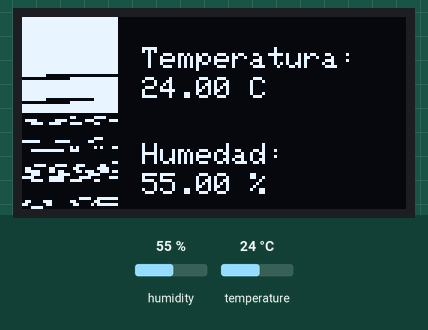
Bench run of a sketch on a simulated Arduino Uno, built with avr-gcc and run on an emulated ATmega328P. On the bench: 128×64 one-colour display. Inputs (shaded band) come from the test bench; at power-on: humidity 55 %, temperature 24 °C.

Above: at 1.2 s.
1.3 s: humidity set to 22 %
At 3.1 s:
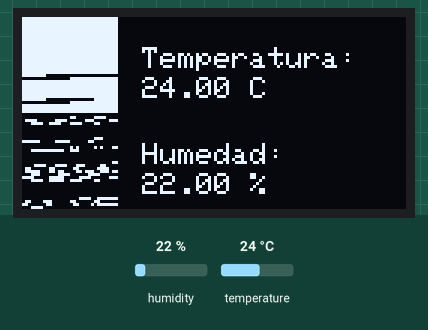
4.1 s: temperature set to 12 °C
At 5.6 s:
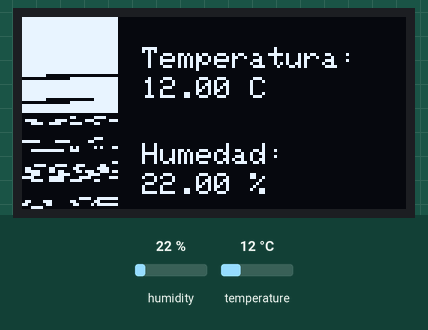
6.9 s: humidity set to 40 %
At 9.4 s:
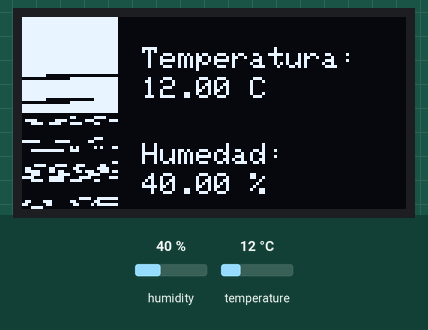
9.8 s: temperature set to 19 °C
Timing chart, 0 to 12.8 s (numbered marks = the images above; inputs shaded):
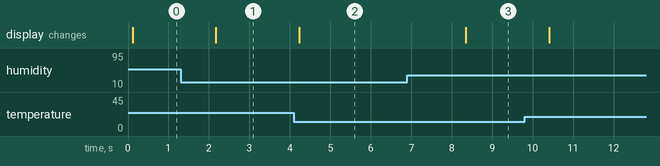

Measured:
- after the input at 1.3 s, the display: changes after 0.87 s (image 1)
- after the input at 4.1 s, the display: changes after 0.13 s (image 2)
- after the input at 6.9 s, the display: changes after 1.4 s (image 3)

The sketch:

Programa2_SensorTemperaturaHumedad.ino
```cpp
#include <Wire.h>
#include <Adafruit_GFX.h>
#include <Adafruit_SSD1306.h>
#include <DHT.h>

#define SCREEN_WIDTH 128
#define SCREEN_HEIGHT 64

#define SCREEN_ADDRESS 0x3C
Adafruit_SSD1306 display(SCREEN_WIDTH, SCREEN_HEIGHT, &Wire, -1);

// Imagen del termómetro (32x32)
const uint8_t PROGMEM termometro[] = {
0xffffffff, 0xffffffff, 0xffffffff, 0xffffffff, 0xffffffff, 0xffffffff, 0xffffffff, 0xffffffff, 0xffffffff, 0xffffffff, 0xffffffff, 0xffffffff, 0xffffffff, 0xffffffff, 0xffffffff, 0xffffffff, 0xffffffff, 0xffffffff, 0xffffffff, 0xffffffff, 0xffffffff, 0xffffffff, 0xffffffff, 0xffffffff, 0xffffffff, 0xffffffff, 0xffffffff, 0xffffffff, 0xffffffff, 0xffffffff, 0xffffffff, 0xffffffff,
    0xffffffff, 0xffffffff, 0xffffffff, 0xffffffff, 0xffffffff, 0xffffffff, 0xffffffff, 0xffffffff, 0xffffffff, 0xffffffff, 0xffffffff, 0xffffffff, 0xffffffff, 0xffffffff, 0xffffffff, 0xffffffff, 0xffffffff, 0xffffffff, 0xffffffff, 0xffffffff, 0xffffffff, 0xffffffff, 0xffffffff, 0xffffffff, 0xffffffff, 0xffffffff, 0xffffffff, 0xffffffff, 0xffffffff, 0xffffffff, 0xffffffff, 0xffffffff,
    0xffffffff, 0xffffffff, 0xffffffff, 0xffffffff, 0xffffffff, 0xffffffff, 0xffffffff, 0xffffffff, 0xffffffff, 0xffffffff, 0xffffffff, 0xffffffff, 0xffffffff, 0xff000000, 0xff000000, 0xff000000, 0xff000000, 0xff000000, 0xffffffff, 0xffffffff, 0xffffffff, 0xffffffff, 0xffffffff, 0xffffffff, 0xffffffff, 0xffffffff, 0xffffffff, 0xffffffff, 0xffffffff, 0xffffffff, 0xffffffff, 0xffffffff,
    0xffffffff, 0xffffffff, 0xffffffff, 0xffffffff, 0xffffffff, 0xffffffff, 0xffffffff, 0xffffffff, 0xffffffff, 0xffffffff, 0xffffffff, 0xffffffff, 0xffffffff, 0xff000000, 0xff000000, 0xffffffff, 0xff000000, 0xff000000, 0xffffffff, 0xffffffff, 0xffffffff, 0xffffffff, 0xffffffff, 0xffffffff, 0xffffffff, 0xffffffff, 0xffffffff, 0xffffffff, 0xffffffff, 0xffffffff, 0xffffffff, 0xffffffff,
    0xffffffff, 0xffffffff, 0xffffffff, 0xffffffff, 0xffffffff, 0xffffffff, 0xffffffff, 0xffffffff, 0xffffffff, 0xffffffff, 0xffffffff, 0xffffffff, 0xffffffff, 0xff000000, 0xffffffff, 0xffffffff, 0xffffffff, 0xff000000, 0xffffffff, 0xff000000, 0xff000000, 0xff000000, 0xff000000, 0xff000000, 0xff000000, 0xff000000, 0xff000000, 0xffffffff, 0xffffffff, 0xffffffff, 0xffffffff, 0xffffffff,
    0xffffffff, 0xffffffff, 0xffffffff, 0xffffffff, 0xffffffff, 0xffffffff, 0xffffffff, 0xffffffff, 0xffffffff, 0xffffffff, 0xffffffff, 0xffffffff, 0xffffffff, 0xff000000, 0xffffffff, 0xffffffff, 0xffffffff, 0xff000000, 0xffffffff, 0xffffffff, 0xffffffff, 0xffffffff, 0xffffffff, 0xffffffff, 0xffffffff, 0xffffffff, 0xffffffff, 0xffffffff, 0xffffffff, 0xffffffff, 0xffffffff, 0xffffffff,
    0xffffffff, 0xffffffff, 0xffffffff, 0xffffffff, 0xffffffff, 0xffffffff, 0xffffffff, 0xffffffff, 0xffffffff, 0xffffffff, 0xffffffff, 0xffffffff, 0xffffffff, 0xff000000, 0xffffffff, 0xffffffff, 0xffffffff, 0xff000000, 0xffffffff, 0xff000000, 0xff000000, 0xff000000, 0xff000000, 0xff000000, 0xff000000, 0xff000000, 0xff000000, 0xffffffff, 0xffffffff, 0xffffffff, 0xffffffff, 0xffffffff,
    0xffffffff, 0xffffffff, 0xffffffff, 0xffffffff, 0xffffffff, 0xffffffff, 0xffffffff, 0xffffffff, 0xffffffff, 0xffffffff, 0xffffffff, 0xffffffff, 0xffffffff, 0xff000000, 0xffffffff, 0xff000000, 0xff000000, 0xff000000, 0xffffffff, 0xffffffff, 0xffffffff, 0xffffffff, 0xffffffff, 0xffffffff, 0xffffffff, 0xffffffff, 0xffffffff, 0xffffffff, 0xffffffff, 0xffffffff, 0xffffffff, 0xffffffff,
    0xffffffff, 0xffffffff, 0xffffffff, 0xffffffff, 0xffffffff, 0xffffffff, 0xffffffff, 0xffffffff, 0xffffffff, 0xffffffff, 0xffffffff, 0xffffffff, 0xffffffff, 0xff000000, 0xffffffff, 0xffffffff, 0xffffffff, 0xff000000, 0xffffffff, 0xff000000, 0xff000000, 0xff000000, 0xff000000, 0xff000000, 0xff000000, 0xff000000, 0xff000000, 0xffffffff, 0xffffffff, 0xffffffff, 0xffffffff, 0xffffffff,
    0xffffffff, 0xffffffff, 0xffffffff, 0xffffffff, 0xffffffff, 0xffffffff, 0xffffffff, 0xffffffff, 0xffffffff, 0xffffffff, 0xffffffff, 0xffffffff, 0xffffffff, 0xff000000, 0xffffffff, 0xff000000, 0xff000000, 0xff000000, 0xffffffff, 0xffffffff, 0xffffffff, 0xffffffff, 0xffffffff, 0xffffffff, 0xffffffff, 0xffffffff, 0xffffffff, 0xffffffff, 0xffffffff, 0xffffffff, 0xffffffff, 0xffffffff,
    0xffffffff, 0xffffffff, 0xffffffff, 0xffffffff, 0xffffffff, 0xffffffff, 0xffffffff, 0xffffffff, 0xffffffff, 0xffffffff, 0xffffffff, 0xffffffff, 0xffffffff, 0xff000000, 0xffffffff, 0xffffffff, 0xffffffff, 0xff000000, 0xffffffff, 0xff000000, 0xff000000, 0xff000000, 0xff000000, 0xff000000, 0xff000000, 0xff000000, 0xff000000, 0xffffffff, 0xffffffff, 0xffffffff, 0xffffffff, 0xffffffff,
    0xffffffff, 0xffffffff, 0xffffffff, 0xffffffff, 0xffffffff, 0xff000000, 0xffffffff, 0xffffffff, 0xffffffff, 0xffffffff, 0xffffffff, 0xffffffff, 0xffffffff, 0xff000000, 0xffffffff, 0xff000000, 0xff000000, 0xff000000, 0xffffffff, 0xffffffff, 0xffffffff, 0xffffffff, 0xffffffff, 0xffffffff, 0xffffffff, 0xffffffff, 0xffffffff, 0xffffffff, 0xffffffff, 0xffffffff, 0xffffffff, 0xffffffff,
    0xffffffff, 0xffffffff, 0xffffffff, 0xffffffff, 0xff000000, 0xffffffff, 0xff000000, 0xffffffff, 0xff000000, 0xff000000, 0xff000000, 0xffffffff, 0xffffffff, 0xff000000, 0xffffffff, 0xffffffff, 0xffffffff, 0xff000000, 0xffffffff, 0xffffffff, 0xffffffff, 0xffffffff, 0xffffffff, 0xffffffff, 0xffffffff, 0xffffffff, 0xffffffff, 0xffffffff, 0xffffffff, 0xffffffff, 0xffffffff, 0xffffffff,
    0xffffffff, 0xffffffff, 0xffffffff, 0xffffffff, 0xffffffff, 0xff000000, 0xffffffff, 0xffffffff, 0xff000000, 0xffffffff, 0xffffffff, 0xffffffff, 0xffffffff, 0xff000000, 0xffffffff, 0xffffffff, 0xffffffff, 0xff000000, 0xffffffff, 0xffffffff, 0xffffffff, 0xffffffff, 0xffffffff, 0xffffffff, 0xffffffff, 0xffffffff, 0xffffffff, 0xffffffff, 0xffffffff, 0xffffffff, 0xffffffff, 0xffffffff,
    0xffffffff, 0xffffffff, 0xffffffff, 0xffffffff, 0xffffffff, 0xffffffff, 0xffffffff, 0xffffffff, 0xff000000, 0xffffffff, 0xffffffff, 0xffffffff, 0xffffffff, 0xff000000, 0xffffffff, 0xffffffff, 0xffffffff, 0xff000000, 0xffffffff, 0xffffffff, 0xffffffff, 0xffffffff, 0xffffffff, 0xffffffff, 0xffffffff, 0xffffffff, 0xffffffff, 0xffffffff, 0xffffffff, 0xffffffff, 0xffffffff, 0xffffffff,
    0xffffffff, 0xffffffff, 0xffffffff, 0xffffffff, 0xffffffff, 0xffffffff, 0xffffffff, 0xffffffff, 0xff000000, 0xffffffff, 0xffffffff, 0xffffffff, 0xffffffff, 0xff000000, 0xffffffff, 0xffffffff, 0xffffffff, 0xff000000, 0xffffffff, 0xffffffff, 0xffffffff, 0xffffffff, 0xffffffff, 0xffffffff, 0xffffffff, 0xffffffff, 0xffffffff, 0xffffffff, 0xffffffff, 0xffffffff, 0xffffffff, 0xffffffff,
    0xffffffff, 0xffffffff, 0xffffffff, 0xffffffff, 0xffffffff, 0xffffffff, 0xffffffff, 0xffffffff, 0xff000000, 0xff000000, 0xff000000, 0xffffffff, 0xffffffff, 0xff000000, 0xffffffff, 0xffffffff, 0xffffffff, 0xff000000, 0xffffffff, 0xffffffff, 0xffffffff, 0xffffffff, 0xffffffff, 0xffffffff, 0xffffffff, 0xffffffff, 0xffffffff, 0xffffffff, 0xffffffff, 0xffffffff, 0xffffffff, 0xffffffff,
    0xffffffff, 0xffffffff, 0xffffffff, 0xffffffff, 0xffffffff, 0xffffffff, 0xffffffff, 0xffffffff, 0xffffffff, 0xffffffff, 0xffffffff, 0xffffffff, 0xff000000, 0xffffffff, 0xffffffff, 0xffffffff, 0xffffffff, 0xffffffff, 0xff000000, 0xffffffff, 0xffffffff, 0xff000000, 0xffffffff, 0xffffffff, 0xffffffff, 0xffffffff, 0xffffffff, 0xffffffff, 0xffffffff, 0xffffffff, 0xffffffff, 0xffffffff,
    0xffffffff, 0xffffffff, 0xffffffff, 0xffffffff, 0xffffffff, 0xffffffff, 0xffffffff, 0xffffffff, 0xffffffff, 0xffffffff, 0xffffffff, 0xff000000, 0xffffffff, 0xffffffff, 0xffffffff, 0xffffffff, 0xffffffff, 0xffffffff, 0xffffffff, 0xff000000, 0xffffffff, 0xffffffff, 0xff000000, 0xffffffff, 0xffffffff, 0xffffffff, 0xffffffff, 0xffffffff, 0xffffffff, 0xffffffff, 0xffffffff, 0xffffffff,
    0xffffffff, 0xffffffff, 0xffffffff, 0xffffffff, 0xffffffff, 0xffffffff, 0xffffffff, 0xffffffff, 0xffffffff, 0xffffffff, 0xff000000, 0xffffffff, 0xffffffff, 0xffffffff, 0xff000000, 0xff000000, 0xff000000, 0xffffffff, 0xffffffff, 0xffffffff, 0xff000000, 0xffffffff, 0xffffffff, 0xff000000, 0xffffffff, 0xffffffff, 0xffffffff, 0xffffffff, 0xffffffff, 0xffffffff, 0xffffffff, 0xffffffff,
    0xffffffff, 0xffffffff, 0xffffffff, 0xffffffff, 0xffffffff, 0xffffffff, 0xffffffff, 0xffffffff, 0xffffffff, 0xff000000, 0xffffffff, 0xffffffff, 0xffffffff, 0xff000000, 0xff000000, 0xff000000, 0xff000000, 0xff000000, 0xffffffff, 0xffffffff, 0xffffffff, 0xff000000, 0xffffffff, 0xffffffff, 0xffffffff, 0xffffffff, 0xffffffff, 0xffffffff, 0xffffffff, 0xffffffff, 0xffffffff, 0xffffffff,
    0xffffffff, 0xffffffff, 0xffffffff, 0xffffffff, 0xffffffff, 0xffffffff, 0xffffffff, 0xffffffff, 0xffffffff, 0xff000000, 0xffffffff, 0xffffffff, 0xff000000, 0xff000000, 0xff000000, 0xff000000, 0xff000000, 0xff000000, 0xff000000, 0xffffffff, 0xffffffff, 0xff000000, 0xffffffff, 0xffffffff, 0xffffffff, 0xffffffff, 0xffffffff, 0xffffffff, 0xffffffff, 0xffffffff, 0xffffffff, 0xffffffff,
    0xffffffff, 0xffffffff, 0xffffffff, 0xffffffff, 0xffffffff, 0xffffffff, 0xffffffff, 0xffffffff, 0xffffffff, 0xff000000, 0xffffffff, 0xffffffff, 0xff000000, 0xff000000, 0xff000000, 0xff000000, 0xff000000, 0xff000000, 0xff000000, 0xffffffff, 0xffffffff, 0xff000000, 0xffffffff, 0xffffffff, 0xffffffff, 0xffffffff, 0xffffffff, 0xffffffff, 0xffffffff, 0xffffffff, 0xffffffff, 0xffffffff,
    0xffffffff, 0xffffffff, 0xffffffff, 0xffffffff, 0xffffffff, 0xffffffff, 0xffffffff, 0xffffffff, 0xffffffff, 0xff000000, 0xffffffff, 0xffffffff, 0xff000000, 0xff000000, 0xff000000, 0xff000000, 0xff000000, 0xff000000, 0xff000000, 0xffffffff, 0xffffffff, 0xff000000, 0xffffffff, 0xffffffff, 0xffffffff, 0xffffffff, 0xffffffff, 0xffffffff, 0xffffffff, 0xffffffff, 0xffffffff, 0xffffffff,
    0xffffffff, 0xffffffff, 0xffffffff, 0xffffffff, 0xffffffff, 0xffffffff, 0xffffffff, 0xffffffff, 0xffffffff, 0xff000000, 0xffffffff, 0xffffffff, 0xffffffff, 0xff000000, 0xff000000, 0xff000000, 0xff000000, 0xff000000, 0xffffffff, 0xffffffff, 0xffffffff, 0xff000000, 0xffffffff, 0xffffffff, 0xffffffff, 0xffffffff, 0xffffffff, 0xffffffff, 0xffffffff, 0xffffffff, 0xffffffff, 0xffffffff,
    0xffffffff, 0xffffffff, 0xffffffff, 0xffffffff, 0xffffffff, 0xffffffff, 0xffffffff, 0xffffffff, 0xffffffff, 0xffffffff, 0xff000000, 0xffffffff, 0xffffffff, 0xffffffff, 0xff000000, 0xff000000, 0xff000000, 0xffffffff, 0xffffffff, 0xffffffff, 0xff000000, 0xffffffff, 0xffffffff, 0xffffffff, 0xffffffff, 0xffffffff, 0xffffffff, 0xffffffff, 0xffffffff, 0xffffffff, 0xffffffff, 0xffffffff,
    0xffffffff, 0xffffffff, 0xffffffff, 0xffffffff, 0xffffffff, 0xffffffff, 0xffffffff, 0xffffffff, 0xffffffff, 0xffffffff, 0xffffffff, 0xff000000, 0xffffffff, 0xffffffff, 0xffffffff, 0xffffffff, 0xffffffff, 0xffffffff, 0xffffffff, 0xff000000, 0xffffffff, 0xffffffff, 0xffffffff, 0xffffffff, 0xffffffff, 0xffffffff, 0xffffffff, 0xffffffff, 0xffffffff, 0xffffffff, 0xffffffff, 0xffffffff,
    0xffffffff, 0xffffffff, 0xffffffff, 0xffffffff, 0xffffffff, 0xffffffff, 0xffffffff, 0xffffffff, 0xffffffff, 0xffffffff, 0xffffffff, 0xffffffff, 0xff000000, 0xffffffff, 0xffffffff, 0xffffffff, 0xffffffff, 0xffffffff, 0xff000000, 0xffffffff, 0xffffffff, 0xffffffff, 0xffffffff, 0xffffffff, 0xffffffff, 0xffffffff, 0xffffffff, 0xffffffff, 0xffffffff, 0xffffffff, 0xffffffff, 0xffffffff,
    0xffffffff, 0xffffffff, 0xffffffff, 0xffffffff, 0xffffffff, 0xffffffff, 0xffffffff, 0xffffffff, 0xffffffff, 0xffffffff, 0xffffffff, 0xffffffff, 0xffffffff, 0xff000000, 0xff000000, 0xff000000, 0xff000000, 0xff000000, 0xffffffff, 0xffffffff, 0xffffffff, 0xffffffff, 0xffffffff, 0xffffffff, 0xffffffff, 0xffffffff, 0xffffffff, 0xffffffff, 0xffffffff, 0xffffffff, 0xffffffff, 0xffffffff,
    0xffffffff, 0xffffffff, 0xffffffff, 0xffffffff, 0xffffffff, 0xffffffff, 0xffffffff, 0xffffffff, 0xffffffff, 0xffffffff, 0xffffffff, 0xffffffff, 0xffffffff, 0xffffffff, 0xffffffff, 0xffffffff, 0xffffffff, 0xffffffff, 0xffffffff, 0xffffffff, 0xffffffff, 0xffffffff, 0xffffffff, 0xffffffff, 0xffffffff, 0xffffffff, 0xffffffff, 0xffffffff, 0xffffffff, 0xffffffff, 0xffffffff, 0xffffffff,
    0xffffffff, 0xffffffff, 0xffffffff, 0xffffffff, 0xffffffff, 0xffffffff, 0xffffffff, 0xffffffff, 0xffffffff, 0xffffffff, 0xffffffff, 0xffffffff, 0xffffffff, 0xffffffff, 0xffffffff, 0xffffffff, 0xffffffff, 0xffffffff, 0xffffffff, 0xffffffff, 0xffffffff, 0xffffffff, 0xffffffff, 0xffffffff, 0xffffffff, 0xffffffff, 0xffffffff, 0xffffffff, 0xffffffff, 0xffffffff, 0xffffffff, 0xffffffff,
    0xffffffff, 0xffffffff, 0xffffffff, 0xffffffff, 0xffffffff, 0xffffffff, 0xffffffff, 0xffffffff, 0xffffffff, 0xffffffff, 0xffffffff, 0xffffffff, 0xffffffff, 0xffffffff, 0xffffffff, 0xffffffff, 0xffffffff, 0xffffffff, 0xffffffff, 0xffffffff, 0xffffffff, 0xffffffff, 0xffffffff, 0xffffffff, 0xffffffff, 0xffffffff, 0xffffffff, 0xffffffff, 0xffffffff, 0xffffffff, 0xffffffff, 0xffffffff,
};

// Imagen de la gota (32x32)
const uint8_t PROGMEM gota[] = {
0x00, 0x00, 0x00, 0x00, 0x00, 0x00, 0xC0, 0xF0, 0x78, 0x1E, 0x07, 0x07, 0x1E, 0x78, 0xF0, 0xC0,   // 0x0010 (16) pixels
0x00, 0x00, 0x00, 0x00, 0x00, 0x00, 0x00, 0x00, 0x00, 0x00, 0x00, 0x00, 0x00, 0x00, 0x00, 0x00,   // 0x0020 (32) pixels
0x00, 0x00, 0x00, 0xE0, 0xFC, 0x1F, 0x03, 0x00, 0x00, 0x00, 0x00, 0x00, 0x00, 0x00, 0xA0, 0xA3,   // 0x0030 (48) pixels
0x1F, 0xFC, 0xE0, 0x00, 0x00, 0x00, 0x00, 0x00, 0x00, 0x00, 0x00, 0x00, 0x00, 0x00, 0x00, 0x00,   // 0x0040 (64) pixels
0x00, 0x00, 0x00, 0x03, 0x0F, 0x1E, 0x38, 0x30, 0x60, 0x60, 0x60, 0x78, 0x7C, 0x6C, 0x37, 0x3B,   // 0x0050 (80) pixels
0x1C, 0x0F, 0x03, 0xC0, 0xF0, 0x7C, 0x1E, 0x07, 0x1E, 0x7C, 0xF0, 0xC0, 0x00, 0x00, 0x00, 0x00,   // 0x0060 (96) pixels
0x00, 0x00, 0x00, 0x00, 0x00, 0x00, 0x00, 0x00, 0x00, 0x00, 0x00, 0x00, 0x00, 0x00, 0x00, 0x00,   // 0x0070 (112) pixels
0x00, 0x00, 0x1E, 0x7F, 0x61, 0xC0, 0xC0, 0xC0, 0xC0, 0xC0, 0x61, 0x7F, 0x1E, 0x00, 0x00, 0x00,   // 0x0080 (128) pixels
};


#define DHTPIN 2
#define DHTTYPE DHT11
DHT dht(DHTPIN, DHTTYPE);

void setup() {
  // Inicializar la pantalla OLED
  if(!display.begin(SSD1306_SWITCHCAPVCC,0x3C)){
    Serial.println(F("No se pudo iniciar la pantalla OLED"));
    for(;;);
  }

   display.clearDisplay(); //Limpiamos la pantalla de texto
  display.setTextSize(1); //Elegimos el tamaño del texto
  display.setTextColor(WHITE); //Elegimos el color del texto
  display.display();

  // Inicializar el sensor DHT11
  dht.begin();
}

void loop() {
  // Leer la temperatura y la humedad del sensor DHT11
  float temperatura = dht.readTemperature();
  float humedad = dht.readHumidity();

  // Limpiar la pantalla
  display.clearDisplay();

  // Mostrar la imagen del termómetro en la parte superior
  display.drawBitmap(0, 0, termometro, 32, 32, 1); // 1 representa el color blanco

  // Mostrar la temperatura en grados Celsius en la parte superior
  display.setTextSize(1);
  display.setTextColor(SSD1306_WHITE);
  display.setCursor(40, 10);
  display.print(F("Temperatura:"));
  display.setCursor(40, 20);
  display.print(temperatura);
  display.print(F(" C"));

  // Mostrar la imagen de la gota en la parte inferior
  display.drawBitmap(0, 32, gota, 32, 32, 1); // 1 representa el color blanco

  // Mostrar la humedad en porcentaje en la parte inferior
  display.setCursor(40, 42);
  display.print(F("Humedad:"));
  display.setCursor(40, 52);
  display.print(humedad);
  display.print(F(" %"));

  // Actualizar la pantalla
  display.display();

  // Esperar unos segundos antes de volver a leer los valores
  delay(2000);
}
```
